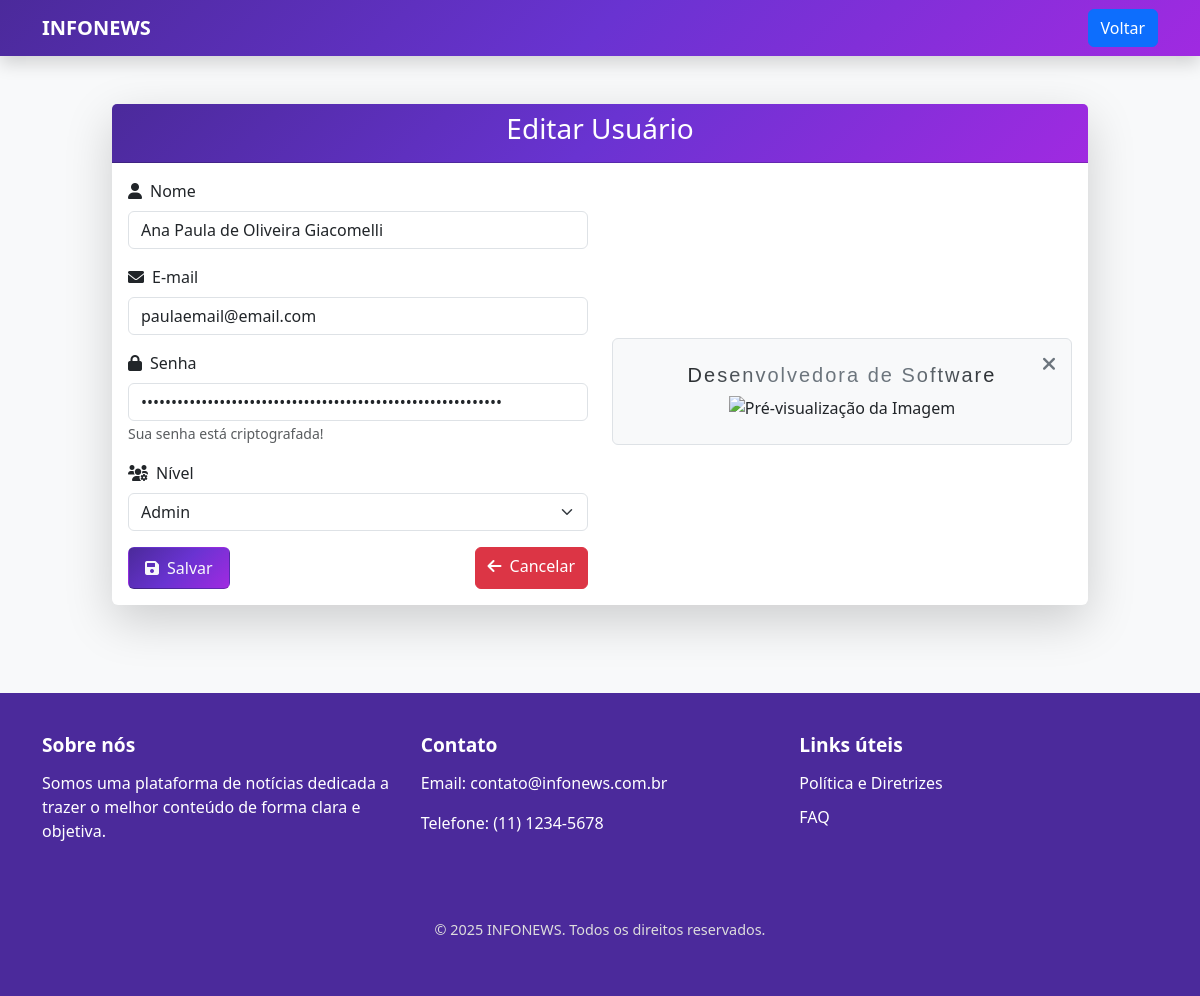
Page /editarusuario.php?id=32 (signed in) on the earlier database version.
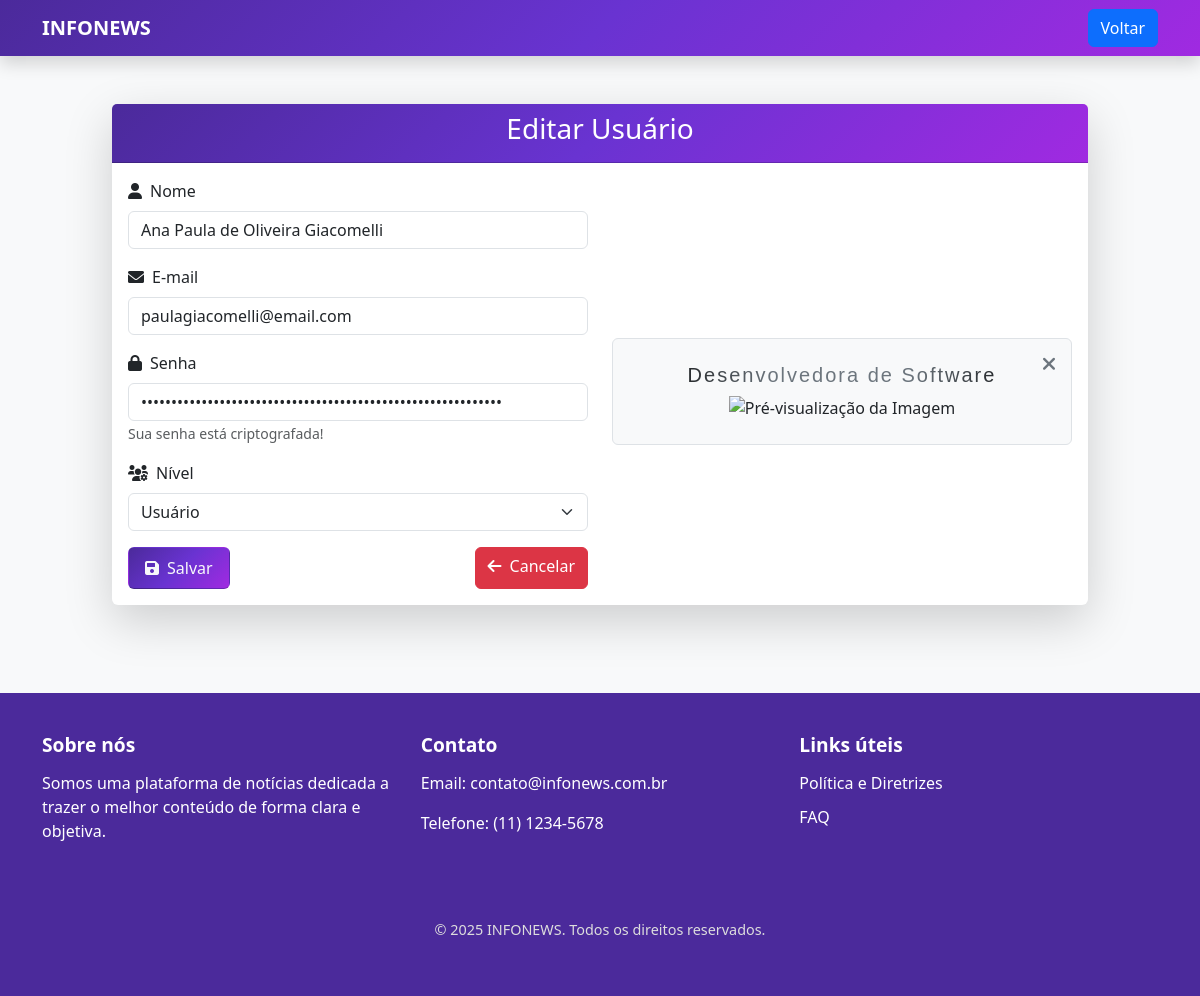
Same page on the later database version.
### tables this page shows
CREATE TABLE `usuarios` (
  `usu_codigo` int(11) NOT NULL,
  `usu_nome` varchar(100) NOT NULL,
  `usu_email` varchar(150) NOT NULL,
  `usu_senha` varchar(255) NOT NULL,
  `created_at` timestamp NOT NULL DEFAULT current_timestamp(),
  `updated_at` timestamp NOT NULL DEFAULT current_timestamp() ON UPDATE current_timestamp(),
  `usu_nivel` varchar(50) DEFAULT NULL,
  `usu_foto` varchar(255) DEFAULT NULL,
  `usu_foto_de_fundo` varchar(255) DEFAULT NULL
);

### editarusuario.php (the view, shortened to what the changed rows need)
<?php
$conexao = conexao::getInstance();
$sql = 'SELECT * FROM usuarios WHERE usu_codigo = :id';
$stm = $conexao->prepare($sql);
$stm->bindValue(':id', $_GET['id']);
$stm->execute();
$usuario = $stm->fetch(PDO::FETCH_ASSOC);
?>
<!DOCTYPE html>
<html lang="pt-br">
<head>
    <link href="https://cdn.jsdelivr.net/npm/bootstrap@5.3.0-alpha2/dist/css/bootstrap.min.css" rel="stylesheet">
    <link href="https://cdnjs.cloudflare.com/ajax/libs/font-awesome/6.0.0/css/all.min.css" rel="stylesheet">
</head>
<body class="bg-light">
    <?php include 'header.php'; ?>
    <div class="container-fluid py-5">
        <div class="row justify-content-center">
            <div class="col-lg-10 col-md-12">
                <div class="card shadow-lg border-0">
                    <div class="card-header text-white text-center">
                        <h1 class="h3">Editar Usuário</h1>
                    </div>
                    <div class="card-body">
                        <div class="row">
                            <div class="col-lg-6 col-md-6">
                                <form action="actionusuario.php" method="post">
                                    <div class="mb-3">
                                        <label for="nome" class="form-label">
                                            <i class="fas fa-user me-2"></i>Nome
                                        </label>
                                        <input type="text" class="form-control" id="nome" name="nome" value="<?= htmlspecialchars($usuario['usu_nome']) ?>" required>
                                    </div>
                                    <div class="mb-3">
                                        <label for="email" class="form-label">
                                            <i class="fas fa-envelope me-2"></i>E-mail
                                        </label>
                                        <input type="email" class="form-control" id="email" name="email" value="<?= htmlspecialchars($usuario['usu_email']) ?>" required>
                                    </div>
                                    <div class="mb-3">
                                        <label for="senha" class="form-label">
                                            <i class="fas fa-lock me-2"></i>Senha
                                        </label>
                                        <input type="password" class="form-control" id="senha" name="senha" value="<?= htmlspecialchars($usuario['usu_senha']) ?>" required>
                                        <small class="text-muted">Sua senha está criptografada!</small>
                                    </div>
                                    <?php if ($_SESSION['nivel'] == 'admin') { ?>
                                        <div class="mb-3">
                                            <label for="nivel" class="form-label">
                                                <i class="fas fa-users-cog me-2"></i>Nível
                                            </label>
                                            <select class="form-select" id="nivel" name="nivel" required>
                                                <option value="admin" <?= $usuario['usu_nivel'] == 'admin' ? 'selected' : '' ?>>Admin</option>
                                                <option value="usuario" <?= $usuario['usu_nivel'] == 'usuario' ? 'selected' : '' ?>>Usuário</option>
                                            </select>
                                        </div>
                                    <?php } else {
                                        echo '<input type="hidden" name="nivel" value="usuario">';
                                    } ?>
                                </form>
                            </div>
                            <div class="col-lg-6 col-md-6 d-flex align-items-center justify-content-center mt-3">
                                <div class="ad-section border rounded p-4 w-100 text-center bg-light" id="adSection">
                                    <h2 class="h5" style="font-family:Impact, Haettenschweiler, 'Arial Narrow Bold', sans-serif;letter-spacing: 2px;
                                    background:linear-gradient(to right, #000, #6c757d , #6c757d, #000);
                                    background-clip: text;
                                    color:transparent;
                                    ">Desenvolvedora de Software</h2>
                                </div>
                            </div>
                        </div>
                    </div>
                </div>
            </div>
        </div>
    </div>
    <?php include 'footer.php'; ?>
</body>
</html>

Differences in the rows shown:
changed usuarios "Ana Paula de Oliveira Giacomelli": email "paulaemail@email.com" → "paulagiacomelli@email.com"; nivel (not shown) → "Usuário"
Other differences:
form field nivel: "Admin" → (not shown)
